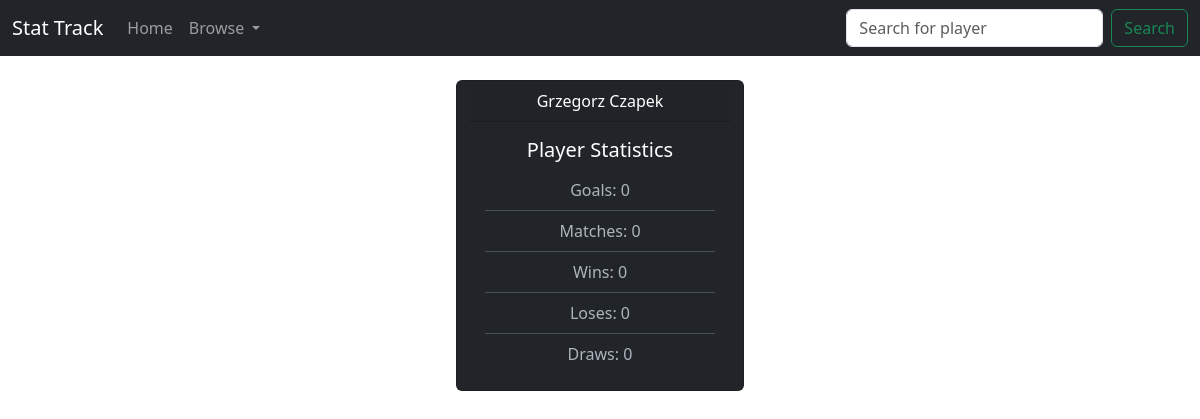
Page /player/6/ on the committed database.
### stat_track/models.py (models this page shows, shortened)
class Player(models.Model):
    first_name = models.CharField(max_length = 16)
    last_name = models.CharField(max_length = 16)
    def get_player_matches_played(self):
        matches_played = Stat.objects.filter(player=self).count()
        return matches_played
    def get_player_goals(self):
        goals_queryset = Stat.objects.filter(player=self).values_list('goals')
        total_goals = goals_queryset.aggregate(Sum('goals'))['goals__sum']
        if total_goals:
            return total_goals
        else:
            return 0
    def get_player_wins(self):
        stats = Stat.objects.filter(player=self)
        wins = 0
        for stat in stats:
            if stat.win == True:
                wins += 1
        return wins
    def get_player_loses(self):
        stats = Stat.objects.filter(player=self)
        loses = 0
        for stat in stats:
            if stat.win == False:
                loses += 1
        return loses
    def get_player_draws(self):
        stats = Stat.objects.filter(player=self)
        draws = 0
        for stat in stats:
            if stat.win == "Draw":
                draws += 1
        return draws
    get_player_matches_played.short_description = 'Matches'
    get_player_goals.short_description = 'Goals'
    get_player_wins.short_description = 'Wins'
    get_player_loses.short_description = 'Loses'
    get_player_draws.short_description = 'Draws'

### stat_track/views.py (the view)
# urls.py: path('player/<int:player_id>/', views.player_stats, name="player_stats"),
def player_stats(request, player_id):
    player = get_object_or_404(Player, pk=player_id)
    return render(request, "stat_track/player.html", {"player": player})

### stat_track/templates/stat_track/player.html (shortened to what this page needs)
{% extends "./base.html" %}
{% block content %}
<!DOCTYPE html>
    <div class="card text-bg-dark mb-3 container text-center" style="max-width: 18rem;">
        <div class="card-header">{{ player.first_name }} {{ player.last_name }}</div>
        <div class="card-body">
          <h5 class="card-title">Player Statistics</h5>
          <ul class="list-group list-group-flush" data-bs-theme="dark">
            <li class="list-group-item">Goals: {{ player.get_player_goals }}</li>
            <li class="list-group-item">Matches: {{ player.get_player_matches_played }}</li>
            <li class="list-group-item">Wins: {{ player.get_player_wins }}</li>
            <li class="list-group-item">Loses: {{ player.get_player_loses }}</li>
            <li class="list-group-item">Draws: {{ player.get_player_draws }}</li>
          </ul>
        </div>
      </div>
{% endblock %}

### rows in the picture
Player: first_name "Grzegorz", last_name "Czapek", get_player_goals "0", get_player_matches_played "0", get_player_wins "0", get_player_loses "0", get_player_draws "0"
